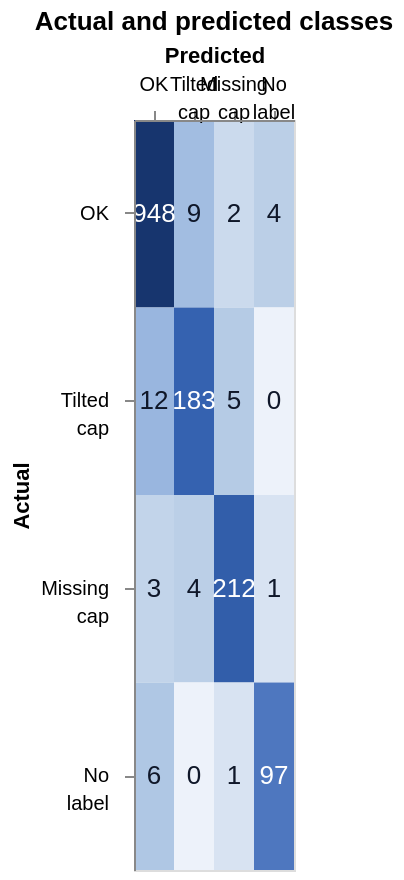

Vega-Lite specification for this chart:
### Vega-Lite specification from a JSON file in a GitHub repository (floating-point values rounded to 4 significant figures)
{"$schema": "https://vega.github.io/schema/vega-lite/v6.json", "width": "container", "height": 440, "data": {"values": [{"actual": "OK", "predicted": "OK", "n": 948}, {"actual": "OK", "predicted": "Tilted cap", "n": 9}, {"actual": "OK", "predicted": "Missing cap", "n": 2}, {"actual": "OK", "predicted": "No label", "n": 4}, {"actual": "Tilted cap", "predicted": "OK", "n": 12}, {"actual": "Tilted cap", "predicted": "Tilted cap", "n": 183}, {"actual": "Tilted cap", "predicted": "Missing cap", "n": 5}, {"actual": "Tilted cap", "predicted": "No label", "n": 0}, {"actual": "Missing cap", "predicted": "OK", "n": 3}, {"actual": "Missing cap", "predicted": "Tilted cap", "n": 4}, {"actual": "Missing cap", "predicted": "Missing cap", "n": 212}, {"actual": "Missing cap", "predicted": "No label", "n": 1}, {"actual": "No label", "predicted": "OK", "n": 6}, {"actual": "No label", "predicted": "Tilted cap", "n": 0}, {"actual": "No label", "predicted": "Missing cap", "n": 1}, {"actual": "No label", "predicted": "No label", "n": 97}]}, "encoding": {"x": {"field": "predicted", "type": "nominal", "sort": ["OK", "Tilted cap", "Missing cap", "No label"], "title": "Predicted", "axis": {"labelAngle": 0, "orient": "top", "labelExpr": "split(datum.label, ' ')", "labelLimit": 0, "labelLineHeight": 14, "labelPadding": 8}}, "y": {"field": "actual", "type": "nominal", "sort": ["OK", "Tilted cap", "Missing cap", "No label"], "title": "Actual", "axis": {"labelExpr": "split(datum.label, ' ')", "labelLimit": 0, "labelLineHeight": 14, "labelPadding": 8}}}, "layer": [{"mark": "rect", "encoding": {"color": {"field": "n", "type": "quantitative", "scale": {"type": "symlog", "range": ["#EDF2FA", "#B8CDE6", "#7C9FD7", "#3664B3", "#17356E"]}, "legend": null}}}, {"mark": {"type": "text", "fontSize": 13, "fontWeight": 500}, "encoding": {"text": {"field": "n"}, "color": {"condition": {"test": "datum.n > 40", "value": "#FFFFFF"}, "value": "#0F1729"}}}], "autosize": {"type": "fit", "contains": "padding", "resize": true}, "title": "Actual and predicted classes", "description": "Synthetic example data for chart design, not AIS measurements or model benchmarks."}
